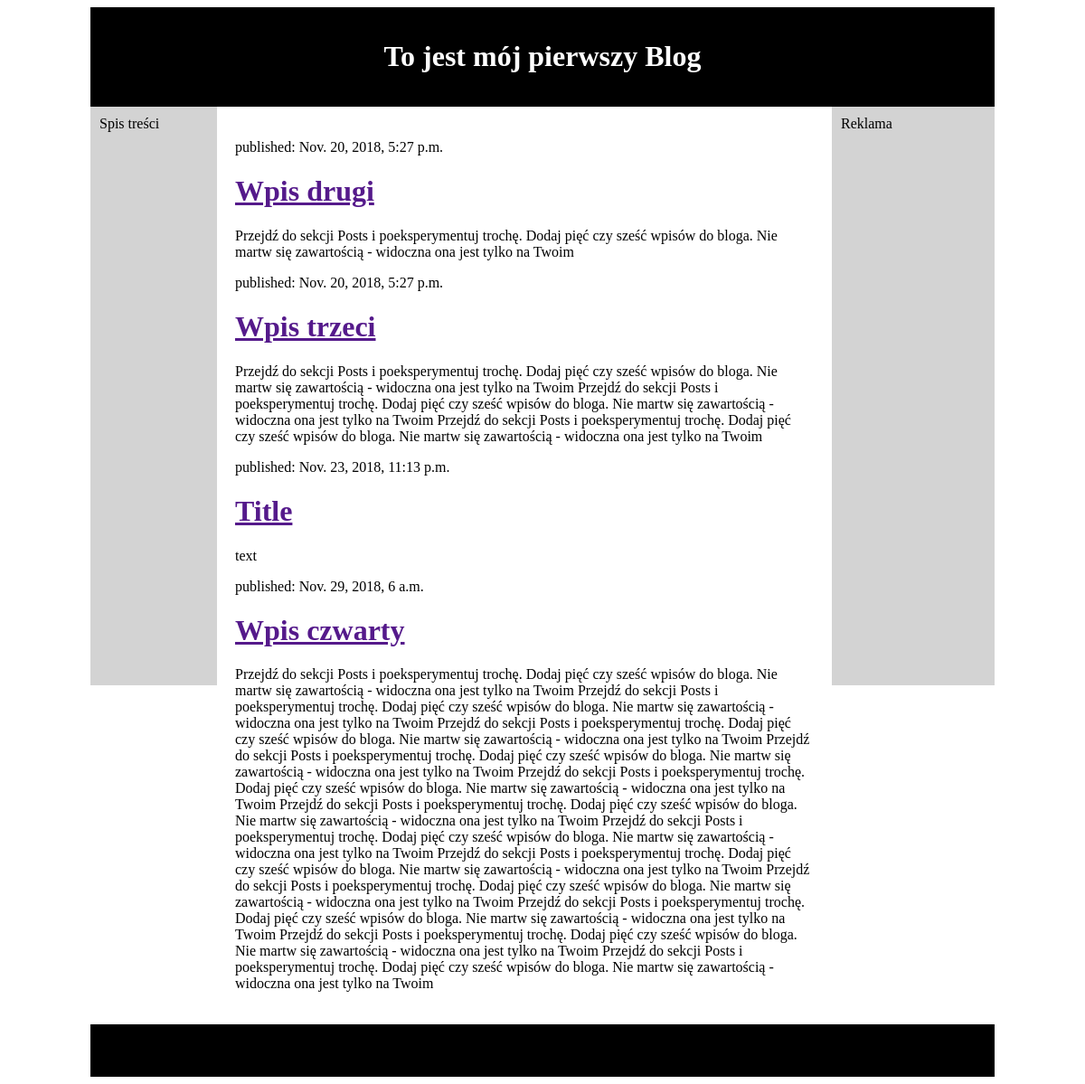
The page / on the database its author committed.
### page/models.py (models this page shows, shortened)
class Post(models.Model):
    author = models.ForeignKey('auth.User', on_delete=models.CASCADE)
    title = models.CharField(max_length=200)
    text = models.TextField()
    created_date = models.DateTimeField(
        default=timezone.now
    )
    published_date = models.DateTimeField(
        blank=True, null=True
    )

### page/views.py (the view)
# urls.py: path('', views.post_list, name='post_list'),
def post_list(request):
    posts = Post.objects.filter(published_date__lte=timezone.now()).order_by('published_date')
    return render(request, 'page/post_list.html', {'posts':posts})

### page/templates/page/post_list.html (shortened to what this page needs)
<!DOCTYPE html>
<html lang="pol">
<head>
    <link rel="stylesheet" href="style.css" type="text/css">
</head>
<body>
    <div id="container">
        <div id="logo">
            <h1>To jest mój pierwszy Blog</h1>
        </div>
        <div id="nav">
            Spis treści
        </div>
        <div id="content">
            {% for post in posts%}
                <div>
                    <p>published: {{post.published_date}}</p>
                    <h1><a href="">{{post.title}}</a></h1>
                    <p>{{post.text|linebreaksbr}}</p>
                </div>
            {% endfor %}
        </div>
        <div id="ad">
            Reklama
        </div>
        <div id="footer">
        </div>
    </div>
</body>
</html>

### page/templates/page/style.css (style rules this page uses)
#container { width: 1000px; margin-left: auto; margin-right: auto; }
#logo { background-color: black; color: white; text-align: center; padding: 15px; }
#nav { float: left; background-color: lightgray; width: 120px; min-height: 620px; padding: 10px; }
#content { float: left; padding: 20px; width: 640px; }
#ad { float: left; width: 160px; min-height: 620px; padding: 10px; background-color: lightgray; }
#footer { clear: both; background: #000; padding: 20px; }

### rows shown on the page
Post: published_date "Nov. 20, 2018, 5:27 p.m.", title "Wpis drugi", text "Przejdź do sekcji Posts i poeksperymentuj trochę. Dodaj pięć czy sześć wpisów do bloga. Nie martw się zawartością - widoczna ona jest tylko na Twoim"
Post: published_date "Nov. 20, 2018, 5:27 p.m.", title "Wpis trzeci", text "Przejdź do sekcji Posts i poeksperymentuj trochę. Dodaj pięć czy sześć wpisów do bloga. Nie martw się zawartością - widoczna ona jest tylko na Twoim Przejdź do sekcji Posts i poeksperymentuj trochę. Dodaj pięć czy sześć wpisów do bloga. Nie martw się zawartością - widoczna ona jest tylko na Twoim Przejdź do sekcji Posts i poeksperymentuj trochę. Dodaj pięć czy sześć wpisów do bloga. Nie martw się zawartością - widoczna ona jest tylko na Twoim"
Post: published_date "Nov. 23, 2018, 11:13 p.m.", title "Title", text "text"
Post: published_date "Nov. 29, 2018, 6 a.m.", title "Wpis czwarty", text "Przejdź do sekcji Posts i poeksperymentuj trochę. Dodaj pięć czy sześć wpisów do bloga. Nie martw się zawartością - widoczna ona jest tylko na Twoim Przejdź do sekcji Posts i poeksperymentuj trochę. Dodaj pięć czy sześć wpisów do bloga. Nie martw się zawartością - widoczna ona jest tylko na Twoim Przejdź do sekcji Posts i poeksperymentuj trochę. Dodaj pięć czy sześć wpisów do bloga. Nie martw się zawartością - widoczna ona jest tylko na Twoim Przejdź do sekcji Posts i poeksperymentuj trochę. Dodaj pięć czy sześć wpisów do bloga. Nie martw się zawartością - widoczna ona jest tylko na Twoim Przejdź do sekcji Posts i poeksperymentuj trochę. Dodaj pięć czy sześć wpisów do bloga. Nie martw się…"
